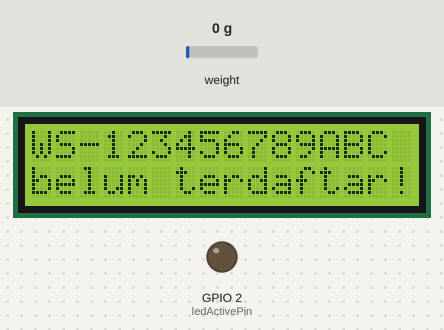
Bench run of a sketch on a simulated ESP32. Parts: 16×2 character LCD, output pins drawn as LEDs (lit = HIGH). The test bench sets the inputs (shaded band); at power-on: weight on the scale 0 g. WiFi joins after 1.5 s; servers stay silent unless stated; uploads are accepted with an empty reply; pins used as bus, display or sensor lines are not drawn; what the sketch prints to the serial monitor is not drawn.

Above: at 1.9 s.
At 5.4 s:
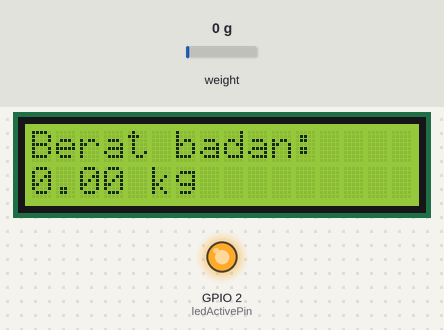
5.5 s: weight on the scale set to 2500 g
At 6.9 s:
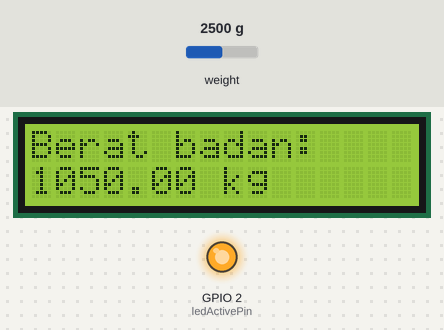
10.2 s: weight on the scale set to 100 g
At 12.5 s:
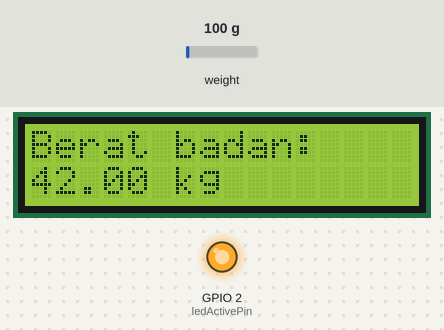
14.6 s: weight on the scale set to 1250 g
At 17.1 s:
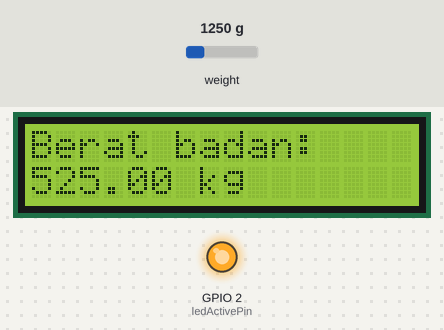
Timing chart, 0 to 18.6 s (numbered marks = the images above; inputs shaded):
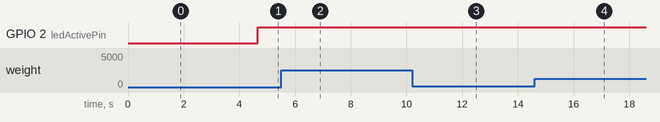

The sketch:

weight_scale.ino
```cpp
#include <LiquidCrystal_I2C.h>
#include <WiFi.h>
#include <WiFiManager.h>
#include <HTTPClient.h>
#include <Arduino_JSON.h>
#include <HX711_ADC.h>


#define SOUND_SPEED 0.034

const int dtPin = 16;
const int sckPin = 4;
const int ledActivePin = 2;
const int ledUnActivePin = 4;

LiquidCrystal_I2C lcd(0x27, 16, 2);
HX711_ADC LoadCell(dtPin, sckPin);

String apiUrl = "http://192.168.202.111:8000";
JSONVar perangkat;
float weight;
String chipID;

String getChipID() {
  uint64_t chipid = ESP.getEfuseMac();

  String prefix = "WS-";
  String chipIDStr = String((uint16_t)(chipid >> 32), HEX) + String((uint32_t)chipid, HEX);
  chipIDStr.toUpperCase();

  return prefix + chipIDStr;
}

float getWeight() {
  if (LoadCell.update()) {
    return LoadCell.getData();
  } else {
    return 0.0;
  }
}

JSONVar getPerangkat(String nomor_serial) {
  HTTPClient http;

  http.begin(apiUrl + "/api/perangkat_user/by_serial_number/" + nomor_serial);
  http.addHeader("Content-Type", "application/json");
  http.addHeader("Accept", "application/json");
  JSONVar data;

  int httpResponseCode = http.GET();

  if (httpResponseCode == 200) {
    String response = http.getString();
    Serial.println("Response: " + response);

    data = JSON.parse(response);
  } else {
    lcd.clear();
    lcd.setCursor(0, 0);
    lcd.print(nomor_serial);
    lcd.setCursor(0, 1);
    lcd.print("belum terdaftar!");
  }

  http.end();

  return data;
}

void sendData() {
  HTTPClient http;
  JSONVar json;
  String nomor_serial = chipID;
  float berat = weight;

  if ((bool)perangkat["kalibrasi_berat_on"]) {
    http.begin(apiUrl + "/api/perangkat_user/kalibrasi?tipe=berat");

    json["nomor_serial"] = nomor_serial;
    json["kalibrasi_berat"] = berat;
  } else {
    http.begin(apiUrl + "/api/realtime?tipe=berat");

    if (berat < 0) {
      berat = 0;
    }

    json["nomor_serial"] = nomor_serial;
    json["berat"] = berat;
  }

  Serial.print("Nomor Serial: ");
  Serial.println(nomor_serial);
  Serial.print("Berat (kg): ");
  Serial.println(berat);

  http.addHeader("Content-Type", "application/json");
  http.addHeader("Accept", "application/json");

  int httpResponseCode = http.POST(JSON.stringify(json));

  String response = http.getString();
  Serial.println("Response: " + response);

  if (httpResponseCode != 200) {
    lcd.clear();
    lcd.setCursor(0, 0);
    lcd.print("Terjadi");
    lcd.setCursor(0, 1);
    lcd.print("kesalahan!");
  } else {
    lcd.clear();
    lcd.setCursor(0, 0);
    lcd.print(((bool)perangkat["kalibrasi_berat_on"]) ? "Kalibrasi:" : "Berat badan:");
    lcd.setCursor(0, 1);
    lcd.print(berat, 2);
    lcd.print(" kg");
  }

  digitalWrite(ledActivePin, HIGH);
  digitalWrite(ledUnActivePin, LOW);

  http.end();
}

void configModeCallback(WiFiManager *myWiFiManager) {
  lcd.clear();
  lcd.setCursor(0, 0);
  lcd.print("Gagal terhubung");
  lcd.setCursor(0, 1);
  lcd.print("ke jaringan");
}

void setup() {
  Serial.begin(115200);

  pinMode(ledActivePin, OUTPUT);
  pinMode(ledUnActivePin, OUTPUT);

  digitalWrite(ledActivePin, LOW);
  digitalWrite(ledUnActivePin, HIGH);

  lcd.init();
  lcd.backlight();
  lcd.clear();
  lcd.setCursor(0, 0);
  lcd.print("Memuat...");

  WiFiManager wm;
  wm.setConnectTimeout(30);
  wm.setAPCallback(configModeCallback);
  wm.autoConnect(getChipID().c_str());

  perangkat = getPerangkat(getChipID());

  LoadCell.begin();
  LoadCell.setReverseOutput();

  LoadCell.start(2000, true);
  if (LoadCell.getTareTimeoutFlag() || LoadCell.getSignalTimeoutFlag()) {
    Serial.println("Timeout, check MCU>HX711 wiring and pin designations");
  } else {
    LoadCell.setCalFactor(((double)perangkat["kalibrasi_berat"]) > 0.0 ? ((double)perangkat["kalibrasi_berat"]) : 1.0);
  }

  while (!LoadCell.update()) {
    Serial.print(".");
    delay(1000);
  }
}

void loop() {
  weight = getWeight();
  chipID = getChipID();
  perangkat = getPerangkat(chipID);
  int calStep = 1;

  while ((bool)perangkat["kalibrasi_berat_on"]) {
    perangkat = getPerangkat(chipID);

    lcd.clear();
    lcd.setCursor(0, 0);
    lcd.print("Proses");
    lcd.setCursor(0, 1);
    lcd.print("kalibrasi!");

    Serial.println(calStep);

    if ((int)perangkat["kalibrasi_berat"] == 0) {
      if (calStep == 1) {
        LoadCell.update();
        LoadCell.tare();

        if (LoadCell.getTareStatus() == true) {
          Serial.println("Tare complete");
          calStep += 1;
        }
      }
    } else {
      if (calStep == 2) {
        LoadCell.update();
        LoadCell.refreshDataSet();

        float calValue = LoadCell.getNewCalibration((double)perangkat["kalibrasi_berat"]);

        LoadCell.setCalFactor(calValue);

        weight = calValue;

        sendData();

        calStep = 1;
      }
    }

    delay(1000);
  }

  Serial.print("Berat (g): ");
  Serial.println(weight);
  weight = weight / 1000.0;

  if (JSON.stringify(perangkat) != NULL) {
    sendData();
  }

  delay(1000);
}
```

Measured:
- after the input at 5.5 s, the display: first differs from a run without the input after 0.63 s (image 2)
- after the input at 10.2 s, the display: first differs from a run without the input after 1.8 s (image 3)
- after the input at 14.6 s, the display: first differs from a run without the input after 1.7 s (image 4)
- what the display in image 0 shows lasts 2.9 s, from 1.8 s to 4.7 s
- what the display in image 2 shows lasts 1.3 s, from 6.1 s to 7.4 s
